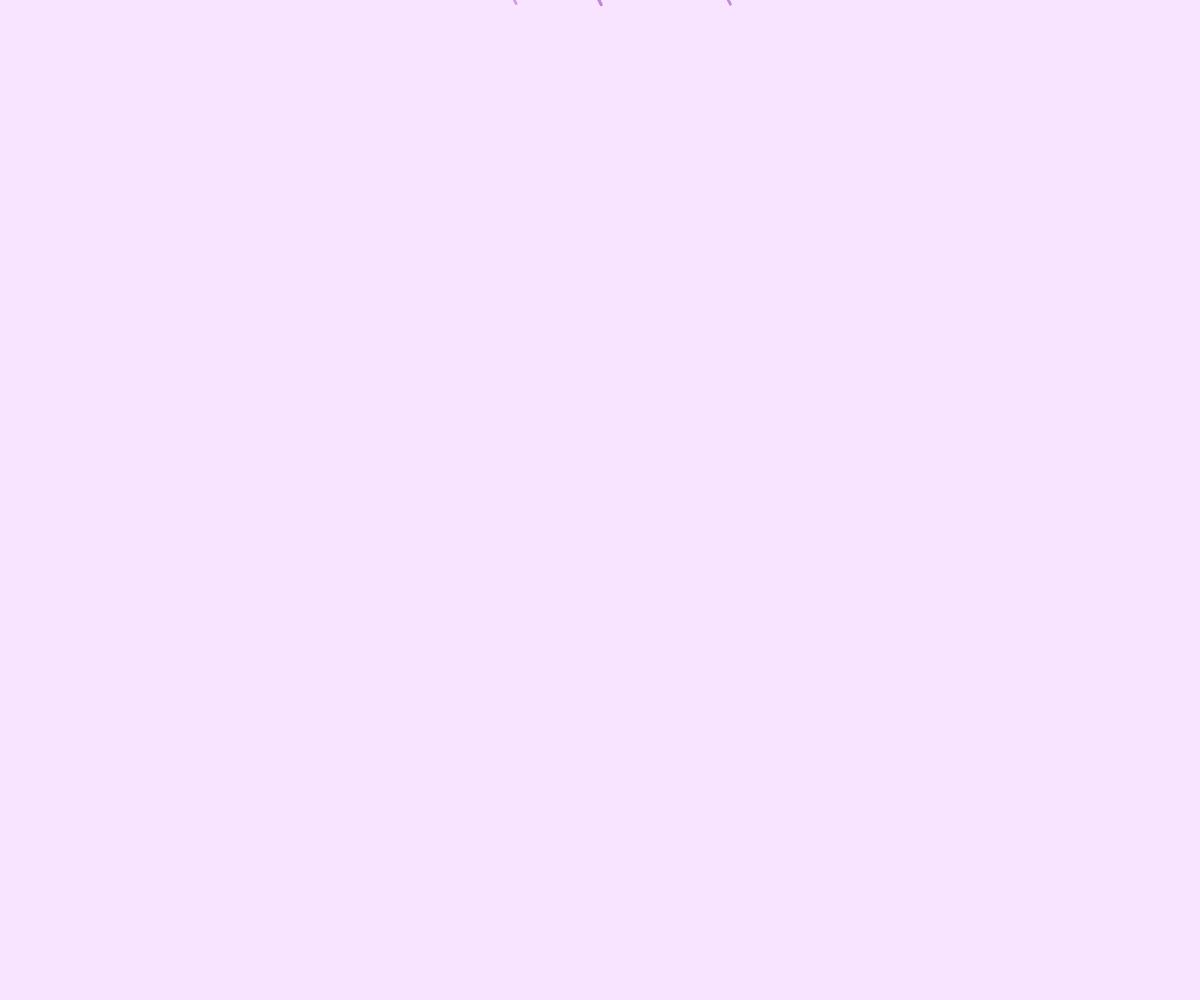
Frame 1 (no input)
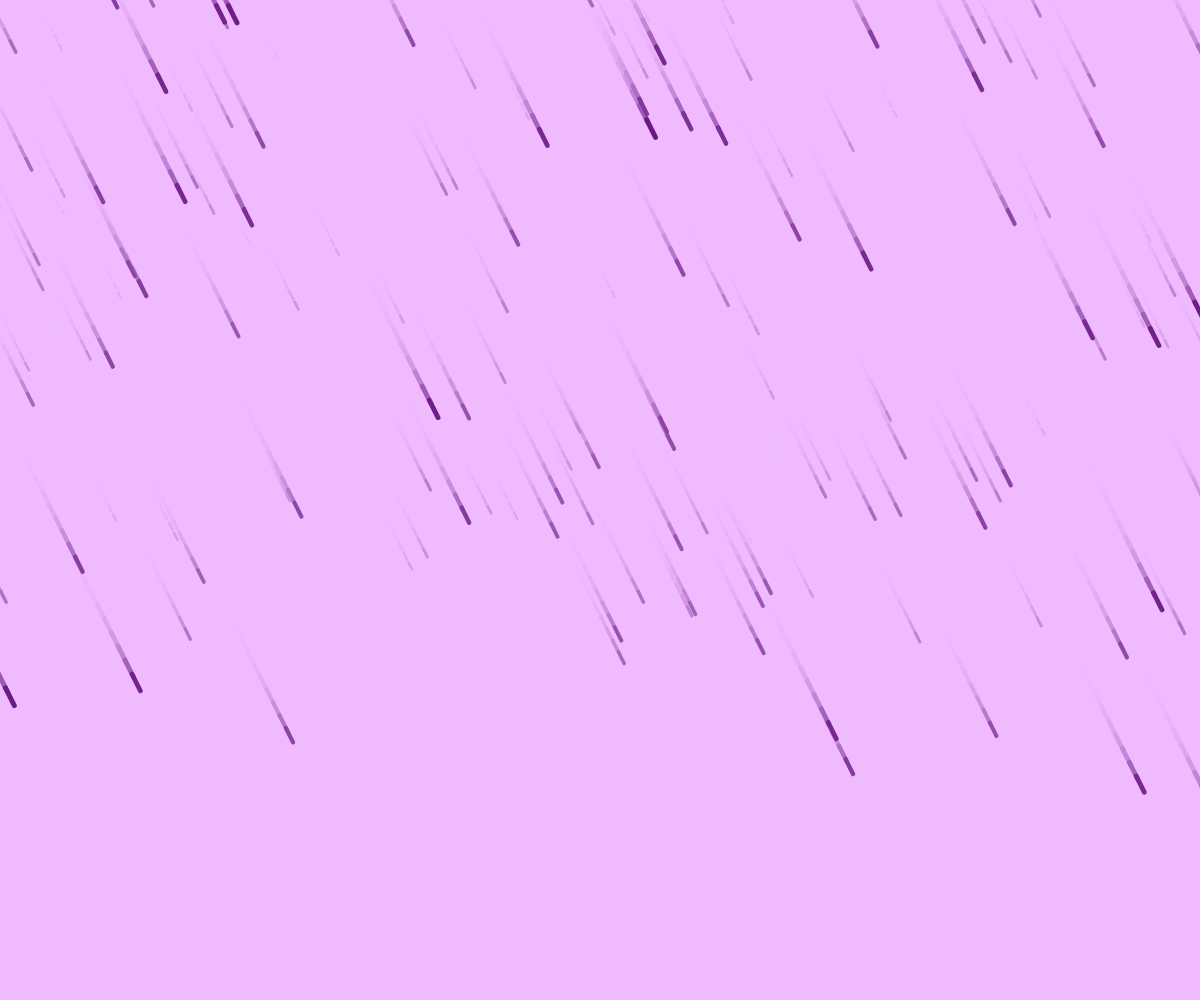
Frame 60 (no input)
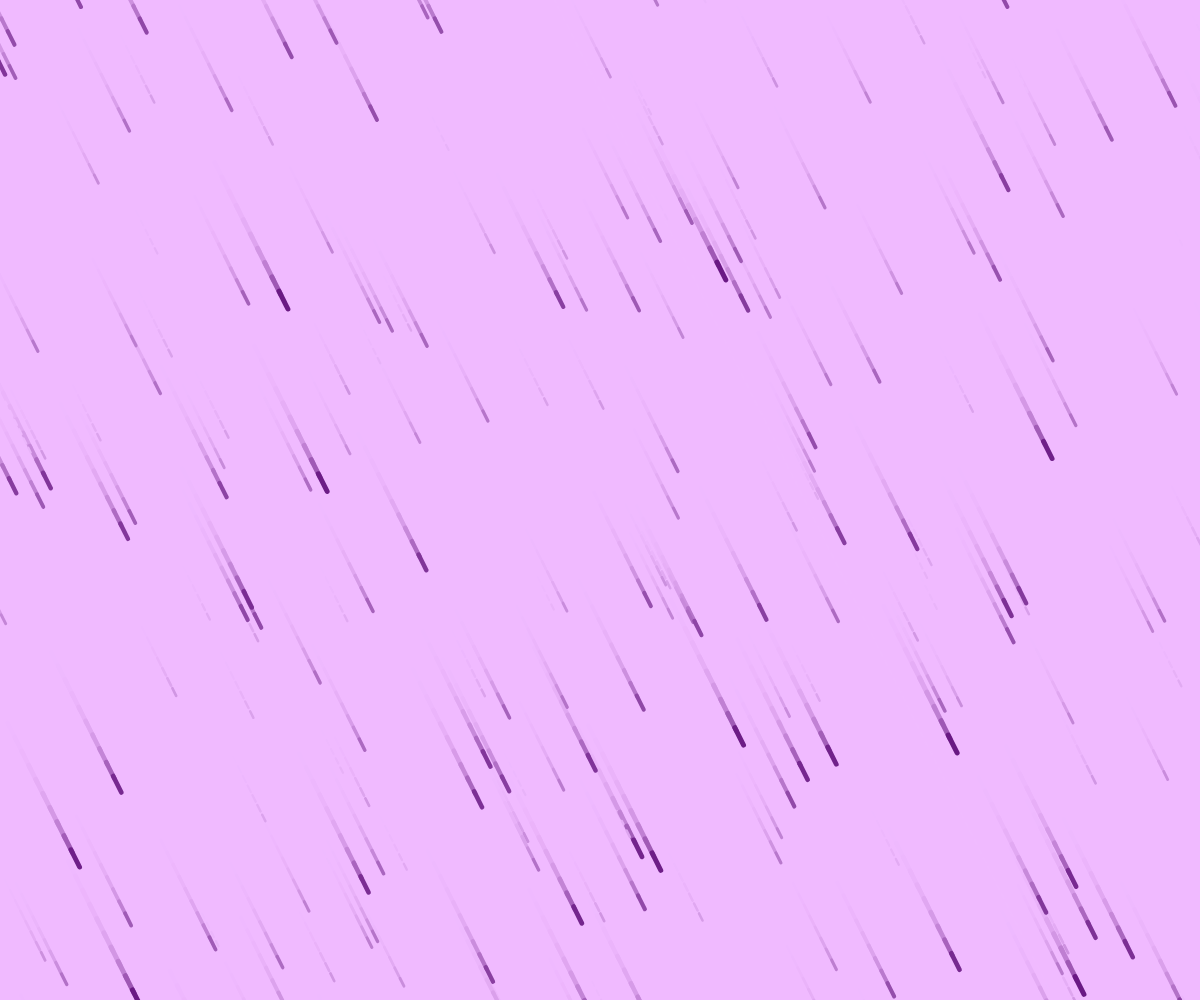
Frame 120 (the mouse pressed at the canvas centre since frame 60)

The p5.js sketch that drew these frames (run headless with seeded random() and noise() and a simulated clock; from frame 60 on, the mouse is pressed at the canvas centre):

// p5.js sketch
// ── sketch.js
drops = [];

function setup() {
  background(239, 187, 255);
  createCanvas(windowWidth, windowHeight);
}

function windowResized() {
  resizeCanvas(windowWidth, windowHeight);
}

function draw() {
  background(239, 187, 255, 100);
  frameRate(120);

  if (true) {
    for (let i = 0; i < 5; i++) spawn();
  }

  let dropsToRemove = [];
  for (let drop of drops) {
    drop.run();
    if (drop.pos.y > height + 50) dropsToRemove.push(drop);
  }

  for (let drop of dropsToRemove) {
    drops.splice(drops.indexOf(drop), 1);
  }
}

function spawn() {
  const pos = createVector(random(-width, width), 0);
  const vel = createVector(1, 2);
  vel.normalize();

  const speed = random(10, 16);
  vel.mult(speed);

  const dist = map(speed, 10, 16, 10, 0);
  drops.push(new Drop(pos, vel, dist));
}

// ── rainDrop.js
class Drop {
    constructor(pos, vel, dist) {
        this.pos = pos;
        this.vel = vel;

        // dist => min = 0; max = 10
        //this.len = map(dist, 0, 10, 35, 10);
        this.len = map(dist, 0, 10, 20, 5);
        this.color = lerpColor(color(105, 24, 131), color(239, 187, 255), map(dist, 0, 10, 0, 1));
        //this.color = lerpColor(color(105, 24, 131), color(190, 42, 236), map(dist, 0, 10, 0, 1));
        this.weight = map(dist, 0, 10, 5, 2);
        this.angle = -(this.vel.angleBetween(createVector(1, 0)));
        //this.angle = p5.Vector.angleBetween(this.vel, p5.Vector(1, 0));
    }

    run() {
        this.show();
        this.update();
    }

    show() {
        strokeWeight(this.weight);
        strokeCap(ROUND);
        stroke(this.color);
        line(this.pos.x - this.len/2 * cos(this.angle), this.pos.y - this.len/2 * sin(this.angle), 
            this.pos.x + this.len/2 * cos(this.angle), this.pos.y + this.len/2 * sin(this.angle));
    }

    update() {
        this.pos.add(this.vel);
    }
}
